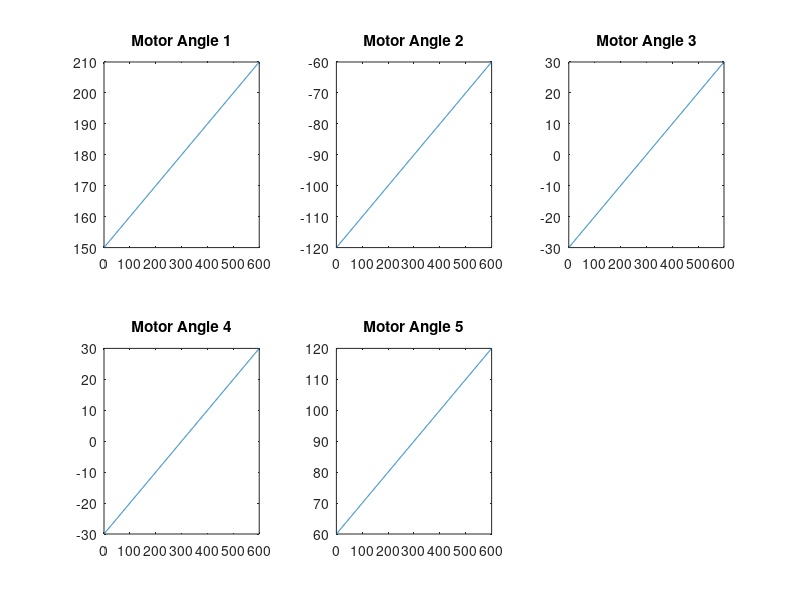

Source code (MATLAB):
% Define joint ranges
joint1_range = 150:210;
joint2_range = -120:-60;
joint3_range = -30:30;
joint4_range = -30:30;
joint5_range = 60:120;

% Time vector from 0 to 600 seconds with a step size of 1 second
time = 0:1:600;

% Generate motor angles for each joint
motor_angle1 = [time', linspace(joint1_range(1), joint1_range(end), numel(time))', linspace(joint1_range(end), joint1_range(1), numel(time))'];
motor_angle2 = [time', linspace(joint2_range(1), joint2_range(end), numel(time))', linspace(joint2_range(end), joint2_range(1), numel(time))'];
motor_angle3 = [time', linspace(joint3_range(1), joint3_range(end), numel(time))', linspace(joint3_range(end), joint3_range(1), numel(time))'];
motor_angle4 = [time', linspace(joint4_range(1), joint4_range(end), numel(time))', linspace(joint4_range(end), joint4_range(1), numel(time))'];
motor_angle5 = [time', linspace(joint5_range(1), joint5_range(end), numel(time))', linspace(joint5_range(end), joint5_range(1), numel(time))'];

% Display the first few rows of each array
disp('Motor Angle 1:');
disp(motor_angle1(1:5, :));

disp('Motor Angle 2:');
disp(motor_angle2(1:5, :));

disp('Motor Angle 3:');
disp(motor_angle3(1:5, :));

disp('Motor Angle 4:');
disp(motor_angle4(1:5, :));

disp('Motor Angle 5:');
disp(motor_angle5(1:5, :));

% Plot the motor angles
figure;
subplot(2, 3, 1);
plot(motor_angle1(:, 1), motor_angle1(:, 2));
title('Motor Angle 1');

subplot(2, 3, 2);
plot(motor_angle2(:, 1), motor_angle2(:, 2));
title('Motor Angle 2');

subplot(2, 3, 3);
plot(motor_angle3(:, 1), motor_angle3(:, 2));
title('Motor Angle 3');

subplot(2, 3, 4);
plot(motor_angle4(:, 1), motor_angle4(:, 2));
title('Motor Angle 4');

subplot(2, 3, 5);
plot(motor_angle5(:, 1), motor_angle5(:, 2));
title('Motor Angle 5');
